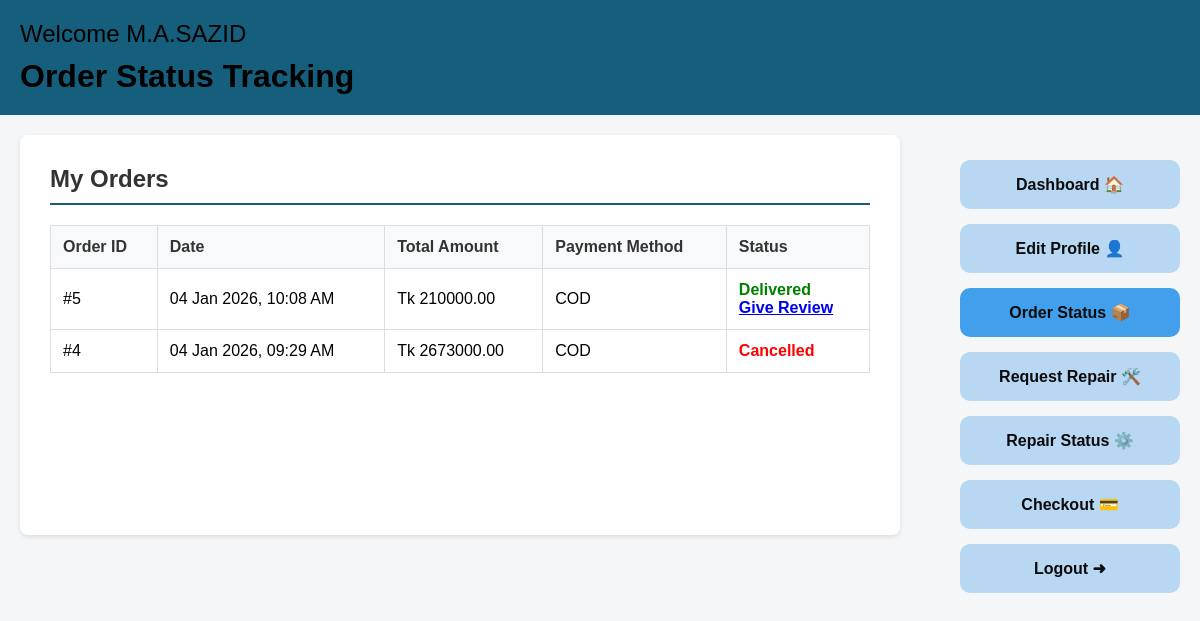
The app's page /views/orderStatus.php (signed in) with its own data.
### tables this page shows
CREATE TABLE `orders` (
  `id` int(11) NOT NULL,
  `customer_id` int(11) NOT NULL,
  `customer_name` varchar(100) DEFAULT NULL,
  `contact` varchar(20) DEFAULT NULL,
  `address` text DEFAULT NULL,
  `total_amount` decimal(10,2) DEFAULT NULL,
  `payment_method` varchar(50) DEFAULT 'COD',
  `status` varchar(50) DEFAULT 'Pending',
  `order_date` timestamp NOT NULL DEFAULT current_timestamp()
);

### models/orderModel.php (called while the page is built, shortened)
<?php
function getOrdersByCustomer($customer_id){
    $con = getConnection();
    $sql = "SELECT * FROM orders WHERE customer_id='{$customer_id}' ORDER BY order_date DESC";
    return mysqli_query($con, $sql);
}
function hasFeedback($orderId){
    $con = getConnection();
    $sql = "SELECT id FROM order_feedback WHERE order_id='$orderId'";
    $res = mysqli_query($con, $sql);
    return mysqli_num_rows($res) > 0;
}
?>

### views/orderStatus.php (the view, shortened to what this page needs)
<?php
require_once('../models/orderModel.php');
$my_orders = getOrdersByCustomer($_SESSION['customer']['id']);
?>
<!DOCTYPE html>
<html>
<head>
    <link rel="stylesheet" href="../assets/css/repairStatus.css">
</head>
<body>
<div id="header">
    <h2>Welcome <?= $_SESSION['customer']['username']; ?></h2>
    <h1>Order Status Tracking</h1>
</div>
<div id="main-container">
    <div id="content-area">
        <div id="status-box">
            <h2 id="status-header">My Orders</h2>
            <table>
                <thead>
                    <tr>
                        <th>Order ID</th>
                        <th>Date</th>
                        <th>Total Amount</th>
                        <th>Payment Method</th>
                        <th>Status</th>
                    </tr>
                </thead>
                <tbody>
                    <?php if(mysqli_num_rows($my_orders) > 0) {
                        while($row = mysqli_fetch_assoc($my_orders)) { ?>
                        <tr>
                            <td>#<?= $row['id']; ?></td>
                            <td><?= date('d M Y, h:i A', strtotime($row['order_date'])); ?></td>
                            <td>Tk <?= $row['total_amount']; ?></td>
                            <td><?= $row['payment_method']; ?></td>
                            <td class="status-<?= $row['status']; ?>">
                                <?= $row['status']; ?>
                                <?php if($row['status'] == 'Delivered' && !hasFeedback($row['id'])) { ?>
                                    <br>
                                <a href="orderFeedback.php?order_id=<?= $row['id']; ?>" class="review-btn">
                                    Give Review
                                </a>
                                <?php } ?>
                            </td>
                        </tr>
                    <?php } } else { ?>
                        <tr><td colspan="5" class="no-data">You haven't placed any orders yet.</td></tr>
                    <?php } ?>
                </tbody>
            </table>
        </div>
    </div>
    <div id="side-panel">
        <a href="customerDashboard.php" class="side-btn">Dashboard 🏠</a>
        <a href="customerEditProfile.php" class="side-btn">Edit Profile 👤</a>
        <a href="orderStatus.php" class="side-btn" id="active-btn">Order Status 📦</a>
        <a href="repairRequest.php" class="side-btn">Request Repair 🛠️</a>
        <a href="repairStatus.php" class="side-btn">Repair Status ⚙️</a>
        <a href="checkout.php" class="side-btn">Checkout 💳</a>
        <a href="../controllers/logout.php" class="side-btn logout">Logout ➜</a>
    </div>
</div>
</body>
</html>

### assets/css/repairStatus.css (style rules this page uses)
* { margin: 0; padding: 0; box-sizing: border-box; font-family: Arial, sans-serif; }
body { background-color: #f4f6f8; }
#header { background-color: #155f7d; color: black; padding: 20px; position: sticky; top: 0; z-index: 10; }
#header h2 { font-weight: normal; }
#header h1 { margin-top: 10px; font-weight: bold; }
#main-container { display: flex; padding: 20px; }
#content-area { width: calc(100% - 260px); padding-right: 20px; }
#side-panel { width: 220px; position: fixed; right: 20px; top: 160px; display: flex; flex-direction: column; gap: 15px; }
.side-btn { text-decoration: none; text-align: center; padding: 15px; background-color: #b7d7f2; color: rgb(12, 11, 11); border-radius: 10px; font-weight: bold; display: block; }
.logout { background-color: #b7d7f2; }
#active-btn { background-color: #419feb; }
#status-box { background-color: white; padding: 30px; border-radius: 8px; box-shadow: 0 2px 5px rgba(0,0,0,0.1); min-height: 400px; }
#status-header { border-bottom: 2px solid #155f7d; padding-bottom: 10px; margin-bottom: 20px; color: #333; }
table { width: 100%; border-collapse: collapse; margin-top: 10px; }
th, td { padding: 12px; border: 1px solid #ddd; text-align: left; }
th { background-color: #f8f9fa; color: #333; font-weight: bold; }
.status-Delivered { color: green; font-weight: bold; }
.status-Cancelled { color: red; font-weight: bold; }

### records on screen
orders: id "5", order_date "04 Jan 2026, 10:08 AM", total_amount "210000.00", payment_method "COD", status "Delivered"
orders: id "4", order_date "04 Jan 2026, 09:29 AM", total_amount "2673000.00", payment_method "COD", status "Cancelled"

### other values on screen
$_SESSION['customer']['username'] "M.A.SAZID"
